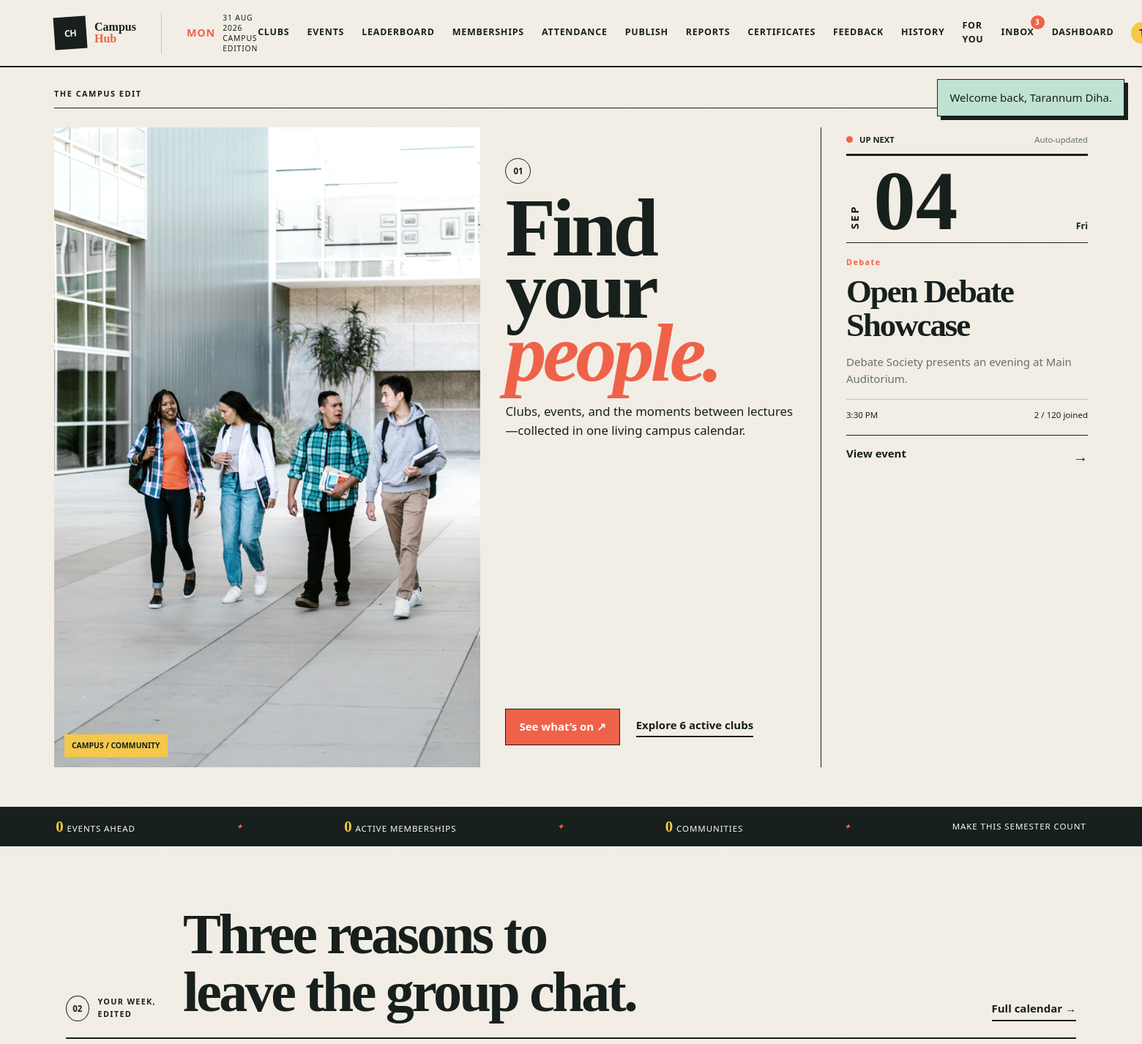
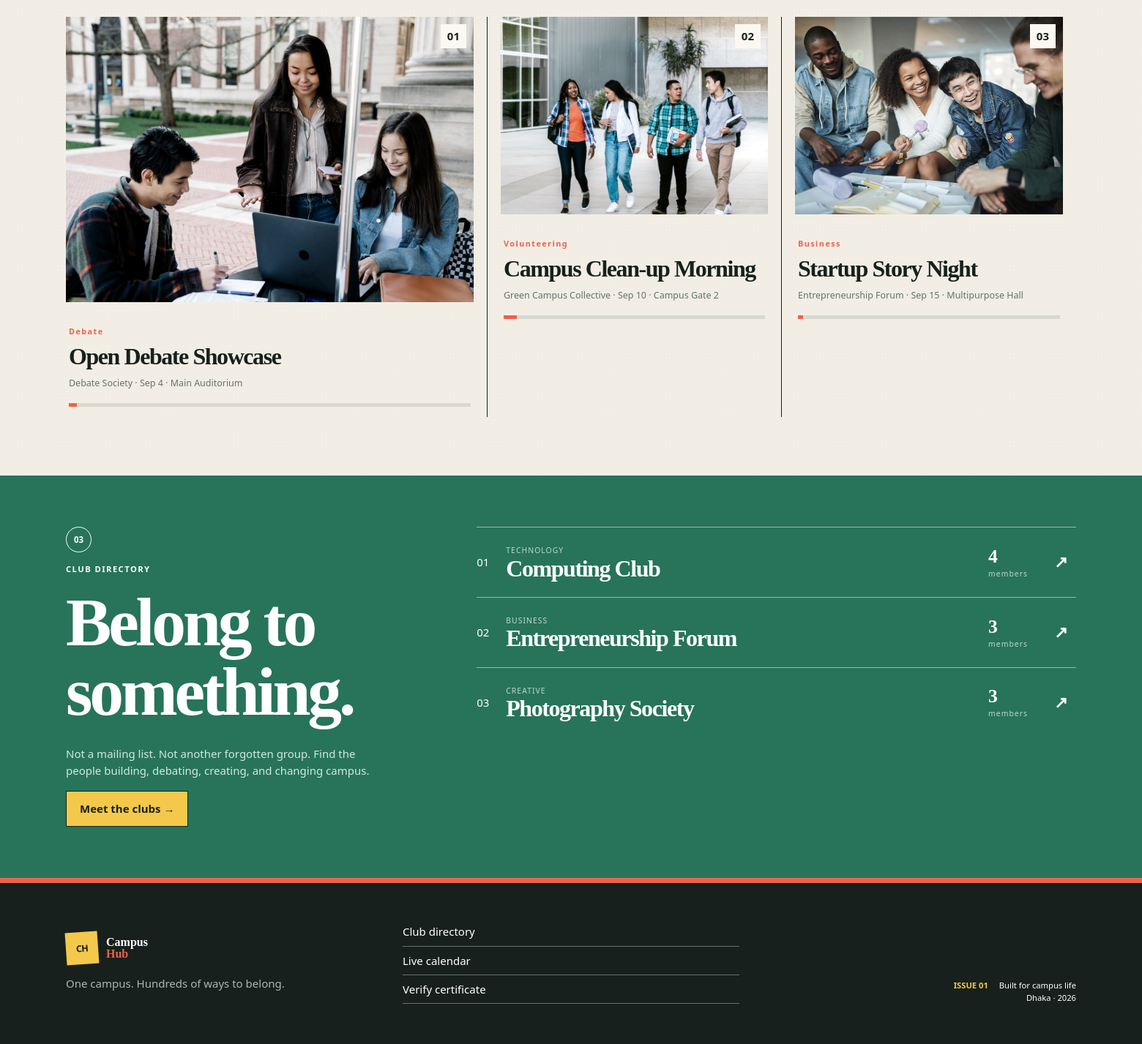
/ (signed in), run on the app's committed database (2 pictures, top to bottom).
### tables this page shows
CREATE TABLE events (
  event_id BIGINT UNSIGNED AUTO_INCREMENT PRIMARY KEY,
  club_id BIGINT UNSIGNED NOT NULL,
  created_by_user_id BIGINT UNSIGNED NOT NULL,
  title VARCHAR(180) NOT NULL,
  description TEXT NOT NULL,
  event_category VARCHAR(80) NOT NULL,
  event_date DATE NOT NULL,
  start_time TIME NOT NULL,
  end_time TIME NULL,
  venue VARCHAR(180) NOT NULL,
  maximum_participants INT UNSIGNED NOT NULL,
  registration_deadline DATE NULL,
  poster VARCHAR(255) NULL,
  status ENUM('Draft','Upcoming','Ongoing','Completed','Cancelled') NOT NULL DEFAULT 'Draft',
  created_at TIMESTAMP NOT NULL DEFAULT CURRENT_TIMESTAMP,
  updated_at TIMESTAMP NOT NULL DEFAULT CURRENT_TIMESTAMP ON UPDATE CURRENT_TIMESTAMP,
  CONSTRAINT fk_event_club FOREIGN KEY (club_id) REFERENCES clubs(club_id) ON DELETE CASCADE,
  CONSTRAINT fk_event_creator FOREIGN KEY (created_by_user_id) REFERENCES users(user_id),
  CONSTRAINT chk_event_capacity CHECK (maximum_participants > 0),
  CONSTRAINT chk_event_deadline CHECK (registration_deadline IS NULL OR registration_deadline <= event_date),
  INDEX idx_event_discovery (status, event_date, event_category)
);

CREATE TABLE clubs (
  club_id BIGINT UNSIGNED AUTO_INCREMENT PRIMARY KEY,
  club_name VARCHAR(140) NOT NULL UNIQUE,
  description TEXT NOT NULL,
  category VARCHAR(80) NOT NULL,
  logo VARCHAR(255) NULL,
  contact_information VARCHAR(190) NULL,
  status ENUM('Pending','Active','Suspended') NOT NULL DEFAULT 'Pending',
  created_at TIMESTAMP NOT NULL DEFAULT CURRENT_TIMESTAMP,
  INDEX idx_club_category_status (category, status)
);

### includes/functions.php (called while the page is built, shortened)
<?php
function e(?string $value): string
{
    return htmlspecialchars($value ?? '', ENT_QUOTES, 'UTF-8');
}
function app_base_url(): string
{
    static $baseUrl = null;
    if ($baseUrl !== null) {
        return $baseUrl;
    }
    $scriptName = str_replace('\\', '/', $_SERVER['SCRIPT_NAME'] ?? '');
    foreach (['/diha/', '/faisal/', '/rifat/', '/mixed/'] as $folder) {
        $position = strpos($scriptName, $folder);
    }
    $baseUrl = rtrim(str_replace('\\', '/', dirname($scriptName)), '/.');
    return $baseUrl;
}
function app_url(string $path = ''): string
{
    $baseUrl = app_base_url();
    $cleanPath = ltrim($path, '/');
    return $cleanPath === '' ? ($baseUrl ?: '/') . '/' : $baseUrl . '/' . $cleanPath;
}
function media_url(?string $path): string
{
    $path = trim((string) $path);
    if (str_starts_with($path, 'assets/') || str_starts_with($path, 'uploads/')) {
        $path = 'mixed/' . $path;
    }
    return app_url($path);
}

### config/database.php (called while the page is built, shortened)
<?php
function db(): PDO
{
    static $pdo = null;
    if ($pdo instanceof PDO) {
        return $pdo;
    }
    $dsn = sprintf('mysql:host=%s;port=%s;dbname=%s;charset=utf8mb4', DB_HOST, DB_PORT, DB_NAME);
    try {
        $pdo = new PDO($dsn, DB_USER, DB_PASS, [
            PDO::ATTR_ERRMODE => PDO::ERRMODE_EXCEPTION,
            PDO::ATTR_DEFAULT_FETCH_MODE => PDO::FETCH_ASSOC,
            PDO::ATTR_EMULATE_PREPARES => false,
        ]);
    } catch (PDOException $exception) {
        http_response_code(500);
        exit('Database connection failed. Start MySQL, import mixed/database/schema.sql and mixed/database/seed.sql in phpMyAdmin, then check mixed/config/database.php.');
    }
    return $pdo;
}

### index.php (the view, shortened to what this page needs)
<?php
$stats = ['clubs' => (int)db()->query("SELECT COUNT(*) FROM clubs WHERE status='Active'")->fetchColumn(),'events' => (int)db()->query("SELECT COUNT(*) FROM events WHERE status='Upcoming' AND event_date>=CURDATE()")->fetchColumn(),'members' => (int)db()->query("SELECT COUNT(*) FROM club_membership WHERE approval_status='Approved' AND membership_status='Active'")->fetchColumn()];
$featured = db()->query("SELECT e.*,c.club_name,COUNT(er.registration_id) registration_count FROM events e JOIN clubs c ON c.club_id=e.club_id LEFT JOIN event_registration er ON er.event_id=e.event_id AND er.registration_status='Registered' WHERE e.status='Upcoming' AND e.event_date>=CURDATE() GROUP BY e.event_id ORDER BY e.event_date,e.start_time LIMIT 3")->fetchAll();
$clubs = db()->query("SELECT c.*,COUNT(DISTINCT cm.membership_id) member_count,MIN(e.event_date) next_event FROM clubs c LEFT JOIN club_membership cm ON cm.club_id=c.club_id AND cm.approval_status='Approved' LEFT JOIN events e ON e.club_id=c.club_id AND e.status='Upcoming' AND e.event_date>=CURDATE() WHERE c.status='Active' GROUP BY c.club_id ORDER BY member_count DESC LIMIT 3")->fetchAll();
$hero = $featured[0] ?? null;
$images = ['assets/images/campus-study.jpg','assets/images/club-collaboration.jpg','assets/images/campus-walk.jpg'];
require __DIR__.'/includes/header.php';
?>
<section class="front-page">
  <div class="front-kicker"><span>THE CAMPUS EDIT</span><span><?=e(strtoupper(date('l, F j')))?> · LIVE</span></div>
  <div class="lead-grid">
    <article class="lead-story">
      <div class="lead-photo"><img src="<?= e(app_url('mixed/assets/images/campus-walk.jpg')) ?>" alt="Students walking together on campus"><span class="photo-label">CAMPUS / COMMUNITY</span></div>
      <div class="lead-copy"><span class="section-number">01</span><h1>Find your<br><em>people.</em></h1><p>Clubs, events, and the moments between lectures—collected in one living campus calendar.</p><div class="hero-actions"><a class="button button-coral" href="<?= e(app_url('diha/events.php')) ?>">See what’s on ↗</a><a class="underlined-link" href="<?= e(app_url('diha/clubs.php')) ?>">Explore <?= $stats['clubs'] ?> active clubs</a></div></div>
    </article>
    <aside class="now-column">
      <div class="now-head"><span class="live-pip"></span><strong>UP NEXT</strong><span>Auto-updated</span></div>
      <?php if ($hero):?><div class="date-poster"><span><?=e(strtoupper(date('M', strtotime($hero['event_date']))))?></span><strong><?=e(date('d', strtotime($hero['event_date'])))?></strong><small><?=e(date('D', strtotime($hero['event_date'])))?></small></div><span class="story-tag"><?=e($hero['event_category'])?></span><h2><?=e($hero['title'])?></h2><p><?=e($hero['club_name'])?> presents an evening at <?=e($hero['venue'])?>.</p><div class="rule-meta"><span><?=e(date('g:i A', strtotime($hero['start_time'])))?></span><span><?=(int)$hero['registration_count']?> / <?=(int)$hero['maximum_participants']?> joined</span></div><a class="arrow-link" href="<?= e(app_url('diha/events.php')) ?>">View event <b>→</b></a><?php endif;?>
    </aside>
  </div>
</section>
<section class="ticker" aria-label="Live campus statistics"><div class="ticker-track"><span><b data-count="<?=$stats['events']?>">0</b> events ahead</span><i>✦</i><span><b data-count="<?=$stats['members']?>">0</b> active memberships</span><i>✦</i><span><b data-count="<?=$stats['clubs']?>">0</b> communities</span><i>✦</i><span>Make this semester count</span></div></section>
<section class="editorial-section">
  <header class="editorial-heading"><div><span class="section-number">02</span><p>YOUR WEEK, EDITED</p></div><h2>Three reasons to<br>leave the group chat.</h2><a class="underlined-link" href="<?= e(app_url('diha/events.php')) ?>">Full calendar →</a></header>
  <div class="story-grid"><?php foreach ($featured as $i => $event):?><article class="event-story reveal" style="--delay:<?=$i * 90?>ms"><div class="story-image"><img src="<?=e(media_url($event['poster'] ?: $images[$i % count($images)]))?>" alt=""><span><?=e(str_pad((string)($i + 1), 2, '0', STR_PAD_LEFT))?></span></div><div class="story-body"><span class="story-tag"><?=e($event['event_category'])?></span><h3><?=e($event['title'])?></h3><p><?=e($event['club_name'])?> · <?=e(date('M j', strtotime($event['event_date'])))?> · <?=e($event['venue'])?></p><div class="capacity"><span style="width:<?=min(100, round(((int)$event['registration_count'] / (int)$event['maximum_participants']) * 100))?>%"></span></div></div></article><?php endforeach;?></div>
</section>
<section class="club-spread"><div class="club-spread-intro"><span class="section-number">03</span><p>CLUB DIRECTORY</p><h2>Belong to<br>something.</h2><p>Not a mailing list. Not another forgotten group. Find the people building, debating, creating, and changing campus.</p><a class="button button-sun" href="<?= e(app_url('diha/clubs.php')) ?>">Meet the clubs →</a></div><div class="club-stack"><?php foreach ($clubs as $i => $club):?><a href="<?= e(app_url('diha/clubs.php')) ?>" class="club-line"><span>0<?=$i + 1?></span><div><small><?=e(strtoupper($club['category']))?></small><h3><?=e($club['club_name'])?></h3></div><div><b><?=(int)$club['member_count']?></b><small>members</small></div><strong>↗</strong></a><?php endforeach;?></div></section>
<?php require __DIR__.'/includes/footer.php';?>

### data on the page
events: event_date "SEP", event_date "04", event_date "Fri", event_category "Debate", title "Open Debate Showcase", venue "Main Auditorium", start_time "3:30 PM", maximum_participants "120", poster (picture), i "01", club.club_name "Debate Society", event_date "Sep 4"
clubs: club_name "Debate Society"
events: poster (picture), i "02", event_category "Volunteering", title "Campus Clean-up Morning", club.club_name "Green Campus Collective", event_date "Sep 10", venue "Campus Gate 2"
events: poster (picture), i "03", event_category "Business", title "Startup Story Night", club.club_name "Entrepreneurship Forum", event_date "Sep 15", venue "Multipurpose Hall"
clubs: category "TECHNOLOGY", club_name "Computing Club", member_count "4"
clubs: category "BUSINESS", club_name "Entrepreneurship Forum", member_count "3"
clubs: category "CREATIVE", club_name "Photography Society", member_count "3"

### other printed values
$unreadCount "3"
$message['message'] "Welcome back, Tarannum Diha."
$stats['clubs'] "6"
$hero['registration_count'] "2"
